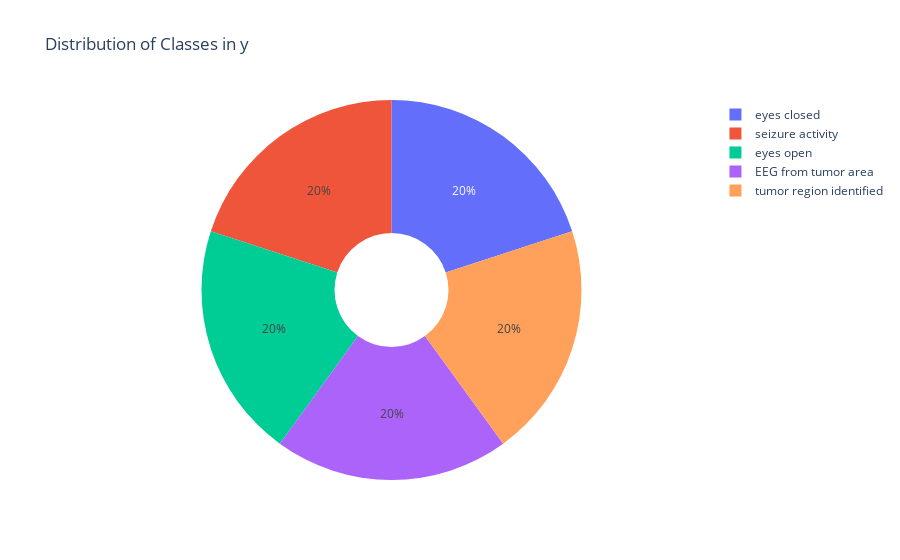

Source (notebook cell):
### Code cell
# Count the occurrences of each class
value_counts = df['y'].value_counts()

plt.figure(figsize=(10, 6))
# Create a pie chart using Plotly
fig = px.pie(
    values=value_counts,
    names=value_counts.index,
    title='Distribution of Classes in y',
    labels=value_counts.index,
    hole=0.3,  # If you want a donut chart, set hole > 0
)

# Show the plot
fig.show()

### Figure 1 — Plotly figure (JSON) as saved in the notebook; plotly's stock layout.template omitted (floating-point values rounded to 4 significant figures)
{"data": [{"domain": {"x": [0, 1], "y": [0, 1]}, "hole": 0.3, "hovertemplate": "label=%{label}<br>value=%{value}<extra></extra>", "labels": ["eyes closed", "seizure activity", "eyes open", "EEG from tumor area", "tumor region identified"], "legendgroup": "", "name": "", "showlegend": true, "type": "pie", "values": [2300, 2300, 2300, 2300, 2300]}], "layout": {"legend": {"tracegroupgap": 0}, "title": {"text": "Distribution of Classes in y"}}}
